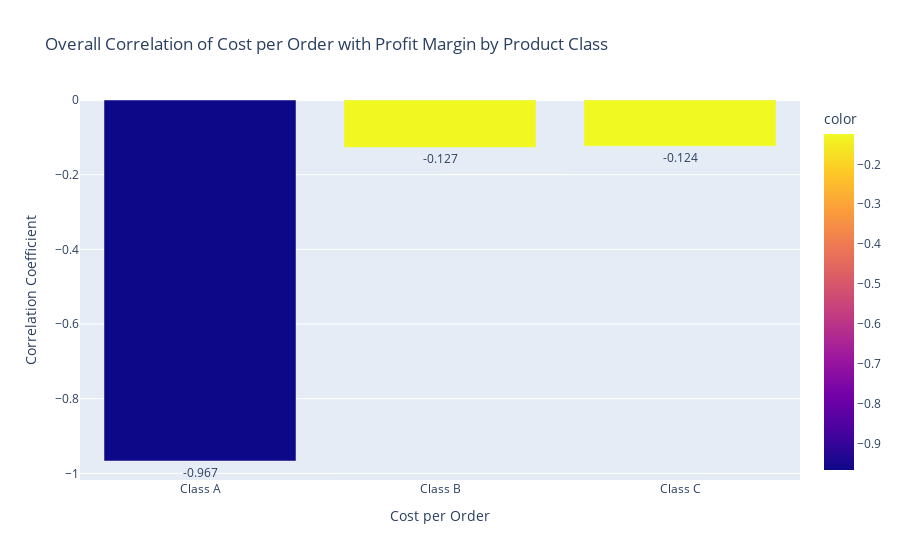

Notebook code cell kept with this figure:
### Code cell
measurement = ['Class A', 'Class B', 'Class C']
correlations = [correlation_A_cost_vs_profit, correlation_B_cost_vs_profit, correlation_C_cost_vs_profit]
fig = px.bar(x=measurement, y=correlations, color=correlations,
            labels={'x': 'Cost per Order', 'y': 'Correlation Coefficient'}, 
            title='Overall Correlation of Cost per Order with Profit Margin by Product Class')
fig.update_traces(text=[f"{x:.3f}" for x in correlations], 
                  textposition='outside')
fig.show()

### Figure 1 — Plotly figure (JSON) as saved in the notebook; plotly's stock layout.template omitted (floating-point values rounded to 4 significant figures)
{"data": [{"alignmentgroup": "True", "hovertemplate": "Cost per Order=%{x}<br>Correlation Coefficient=%{y}<br>color=%{marker.color}<extra></extra>", "legendgroup": "", "marker": {"color": [-0.9668, -0.1269, -0.1237], "coloraxis": "coloraxis", "pattern": {"shape": ""}}, "name": "", "offsetgroup": "", "orientation": "v", "showlegend": false, "text": ["-0.967", "-0.127", "-0.124"], "textposition": "outside", "type": "bar", "x": ["Class A", "Class B", "Class C"], "xaxis": "x", "y": [-0.9668, -0.1269, -0.1237], "yaxis": "y"}], "layout": {"barmode": "relative", "coloraxis": {"colorbar": {"title": {"text": "color"}}, "colorscale": [[0, "#0d0887"], [0.1111, "#46039f"], [0.2222, "#7201a8"], [0.3333, "#9c179e"], [0.4444, "#bd3786"], [0.5556, "#d8576b"], [0.6667, "#ed7953"], [0.7778, "#fb9f3a"], [0.8889, "#fdca26"], [1, "#f0f921"]]}, "legend": {"tracegroupgap": 0}, "title": {"text": "Overall Correlation of Cost per Order with Profit Margin by Product Class"}, "xaxis": {"anchor": "y", "domain": [0, 1], "title": {"text": "Cost per Order"}}, "yaxis": {"anchor": "x", "domain": [0, 1], "title": {"text": "Correlation Coefficient"}}}}
